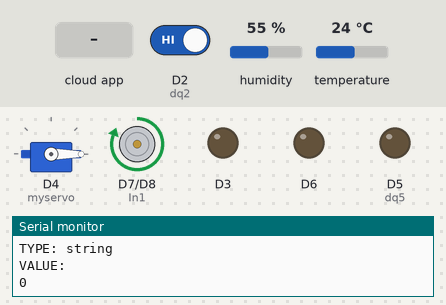
This sketch was run on a simulated ESP8266 (NodeMCU). On the bench: servo, motor-driver pin pairs drawn as motors (green arrow = first pin HIGH = forward, orange = second pin HIGH = backward, longer = more drive), output pins drawn as LEDs (lit = HIGH), the last lines printed to the serial monitor. Wiring (inferred from the names in the program): DHT11 sensor: data D1. The inputs (shaded band) are chosen by the test bench; at power-on: D2 (dq2) HIGH, humidity 55 %, temperature 24 °C. WiFi joins after 1.5 s; servers stay silent unless stated; the Firebase database answers and starts empty.

Above: at 3.8 s.
3.9 s: D2 (dq2) driven LOW
At 6.0 s:
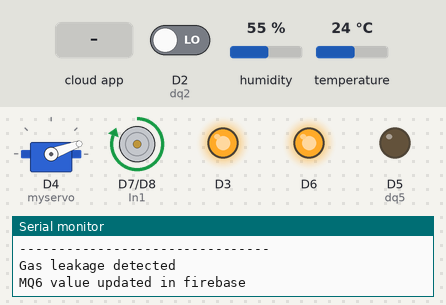
At 7.4 s:
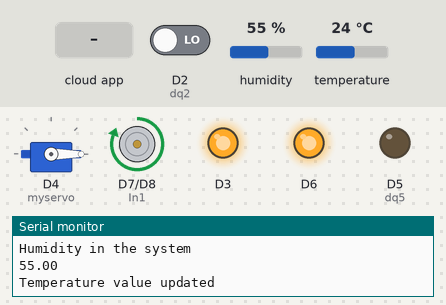
10.7 s: the phone or cloud app sets servo to 1
16.3 s: D2 (dq2) driven HIGH
At 19.1 s:
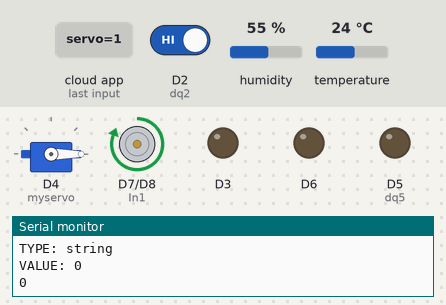
Timing chart, 0 to 20.6 s (numbered marks = the images above; inputs shaded):
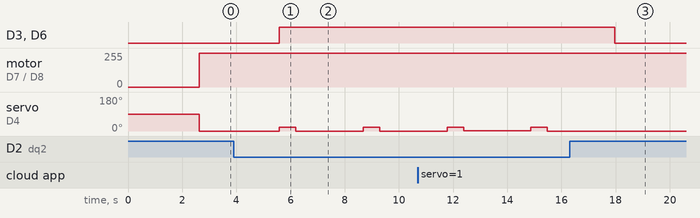

Measured:
- after the input at 3.9 s, D3, D6: LOW → HIGH after 1.7 s; servo on D4 (myservo): alternates 20° for 0.61 s and 0° for 2.5 s, starting after 1.7 s
- after the input at 16.3 s, D3, D6: HIGH → LOW after 1.7 s; servo on D4 (myservo): stops changing and stays 0°

The sketch:

proj1.ino
```cpp
#include <Adafruit_Sensor.h>
#include <DHT.h>
#include <DHT_U.h>
#include <FirebaseESP8266.h>
#include <ArduinoJson.h>
#include <SoftwareSerial.h>
#include <Servo.h>
#include <ESP8266WiFi.h>
#define FIREBASE_HOST "intelligentstove.firebaseio.com"
#define FIREBASE_AUTH "JQ8u5xU5bbIUuEL719xXWoKSqE612s6lLGNNZeTJ"
#define WIFI_SSID "OnePlus 5T"
#define WIFI_PASSWORD "87654321"
//#define WIFI_SSID "GBK"
//#define WIFI_PASSWORD "8ha77a1997"
//#define WIFI_SSID "GBKSTUDIOS"
//#define WIFI_PASSWORD "gbk12345"


Servo myservo;  // create servo object to control a servo
FirebaseData firebaseData;
int dq1=5;
int dq2=4;
int dq5=14;
int In1 = 13;
int In2 = 15;

#define DHTTYPE DHT11
DHT dht(dq1, DHTTYPE);

//int dq2val=0;
//SoftwareSerial mySerial(12,13);
void setup() {
  //mySerial.begin(115200);
  Serial.begin(115200);
  WiFi.begin(WIFI_SSID,WIFI_PASSWORD);
 Firebase.begin(FIREBASE_HOST,FIREBASE_AUTH);
 Firebase.reconnectWiFi(true);
  dht.begin();
  pinMode(dq1, INPUT);
  pinMode(dq2, INPUT);// Initialize the LED_BUILTIN pin as an output
  pinMode(D3,OUTPUT);
  pinMode(D6,OUTPUT);
  pinMode(dq5, OUTPUT);
  pinMode(In1, OUTPUT);
  pinMode(In2, OUTPUT);
myservo.attach(2);

}

// the loop function runs over and over again forever
void loop() {
int dq1val = 0;
dq1val = digitalRead(dq2);
float h = dht.readHumidity();
float t = dht.readTemperature();
float f= dht.readTemperature(true);
delay(1000);
Serial.println("Digital D0 value of MQ6 Sensor");
Serial.println(dq1val);
  String jsonStr;
  int pos;
pos = myservo.read();
//if (Firebase.setString(firebaseData,"/servo", String(pos)))
// {
//      Serial.println("Servo value updated");
//
// }
 if(!isnan(t) && !isnan(h)){
  Serial.println("Surrounding Temp");
  Serial.println(t);
  Serial.println("Surrounding Temp");
  Serial.println(f);
  Serial.println("Humidity in the system");
  Serial.println(h);
  if (Firebase.setFloat(firebaseData,"/temperature", t))
 {
      Serial.println("Temperature value updated");
 }
  if (Firebase.setFloat(firebaseData,"/humidity", h))
 {
      Serial.println("Humidity value updated");
 }
 }

if(pos == 0){  //Stove Off
  Serial.println("-----------------------------------");
  Serial.println("----------Stove Status-----------");
  Serial.println("-----------------------------------");
  Serial.println();
  //Updating Stove Status To OFF as servo pos=0
    if (Firebase.setString(firebaseData,"/stoveStatus","OFF"))
    {
      Serial.println("----------Set result-----------");
      Serial.println("PATH: " + firebaseData.dataPath());
      Serial.println("TYPE: " + firebaseData.dataType());
      Serial.print("VALUE: ");
      Serial.println(firebaseData.stringData());
      Serial.println("--------------------------------");
      Serial.println();

    }
    else
    {
      Serial.println("----------Can't set data--------");
      Serial.println("REASON: " + firebaseData.errorReason());
      Serial.println("--------------------------------");
      Serial.println();
    }
    //Check gas leakage
      dq1val = digitalRead(dq2);
      delay(1000);
      if(dq1val == 0){
          mqDetector(dq1val);
        }
       else{
         mqDetector(dq1val);
        }
  }
 else  //Stove ON
 {
   if (Firebase.setString(firebaseData,"/stoveStatus","ON"))
    {
      Serial.println("----------Set result-----------");
      Serial.println("PATH: " + firebaseData.dataPath());
      Serial.println("TYPE: " + firebaseData.dataType());
      Serial.print("VALUE: ");
      Serial.println(firebaseData.stringData());
      Serial.println("--------------------------------");
      Serial.println();

    }
    else
    {
      Serial.println("----------Can't set data--------");
      Serial.println("REASON: " + firebaseData.errorReason());
      Serial.println("--------------------------------");
      Serial.println();
    }
    //Check gas leakage
      dq1val = digitalRead(dq2);
      delay(1000);
      if(dq1val == 0){
          mqDetector(dq1val);
        }
       else{
        if (Firebase.getString(firebaseData,"/servo"))
         {
          Serial.println("----------Get Servo value-----------");
          Serial.println("PATH: " + firebaseData.dataPath());
          Serial.println("TYPE: " + firebaseData.dataType());
          Serial.print("VALUE: ");
          Serial.println(firebaseData.stringData());
          pos = firebaseData.stringData().toInt();
          Serial.println(pos);
          myservo.write(pos);
         }
         mqDetector(dq1val);


        }
  }

if (Firebase.getString(firebaseData,"/servo")){
  Serial.println("----------Get result-----------");
      Serial.println("PATH: " + firebaseData.dataPath());
      Serial.println("TYPE: " + firebaseData.dataType());
      Serial.print("VALUE: ");
      Serial.println(firebaseData.stringData());
      pos = firebaseData.stringData().toInt();
      Serial.println( pos);
      myservo.write(pos);
    }
}

void mqDetector(int val)
{
  int pos = 0;
  //1-No gas leakage
  //0- gas leakage detected
  // turn on motor A
   digitalWrite(In1,HIGH);
//   digitalWrite(In1, HIGH);
//   digitalWrite(In2, LOW);
  // set speed to 150 out 255
  // analogWrite(EnA, 200);
  if(val == 0)
 {
   digitalWrite(D3,HIGH);//buzzer
   digitalWrite(D6,HIGH);
//   // turn on motor A
//   digitalWrite(EnA,HIGH);
//   digitalWrite(In1, HIGH);
//   digitalWrite(In2, LOW);
//  // set speed to 150 out 255
//   analogWrite(EnA, 200);
   myservo.write(20);
   if(Firebase.setString(firebaseData,"/leakage" , "detected"))
   {
       Serial.println("Gas leakage detected");
   }
   if (Firebase.setInt(firebaseData,"/MQ6",val))
   {
      Serial.println("MQ6 value updated in firebase");
   }
   if (Firebase.setString(firebaseData,"/servo", String(0))){
    Serial.println("servo value updated in firebase");
   }
   pos =  myservo.read();
   Serial.println("-----------------------------------");
   Serial.print("----------Servo Motor Position:");
   Serial.println(pos);
   Serial.println("-----------------------------------");
   Serial.println();
 }
 else
 {
  digitalWrite(D3,LOW);
  digitalWrite(D6,LOW);
  if(Firebase.setString(firebaseData,"/leakage" , "notDetected"))
   {
       Serial.println("NO Gas leakage detected");
   }
   if (Firebase.setInt(firebaseData,"/MQ6",val))
   {
      Serial.println("MQ6 value updated in firebase");
   }
  pos =  myservo.read();
  Serial.println("-----------------------------------");
  Serial.print("----------Servo Motor Position:");
  Serial.println(pos);
  Serial.println("-----------------------------------");
  Serial.println();
 }
}
```
